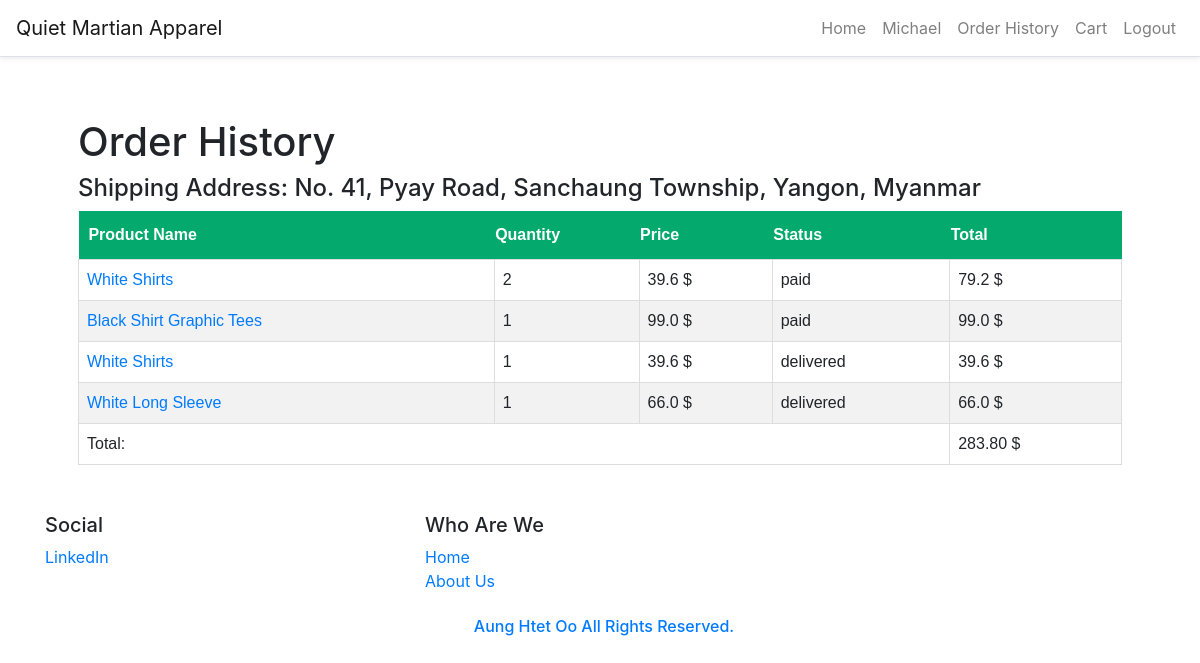
The page /order-history (signed in) on the database as committed earlier.
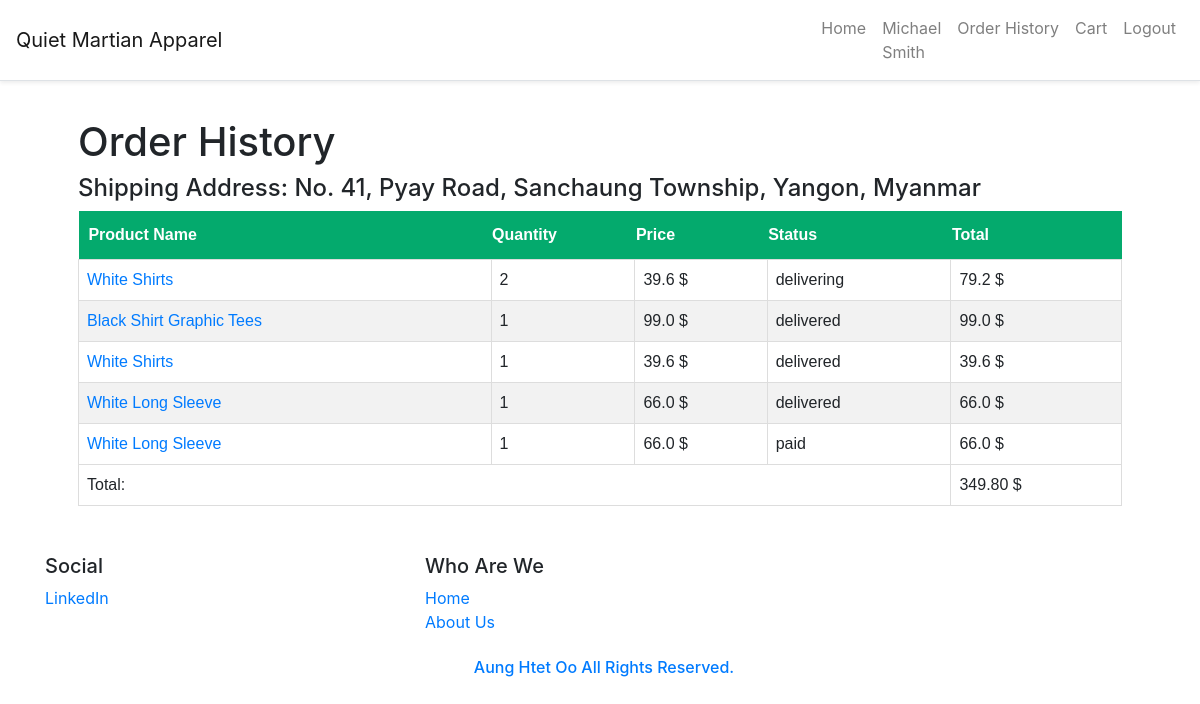
The same page on the database as committed later.
### website/models.py (models this page shows, shortened)
class Customer(db.Model, UserMixin):
    id = db.Column(db.Integer, primary_key=True)
    name = db.Column(db.String(150))
    nric = db.Column(db.String(150))
    nationality = db.Column(db.String(150))
    phone_number = db.Column(db.String(150))
    dob = db.Column(db.DateTime)
    email = db.Column(db.String(150), unique=True)
    address = db.Column(db.String(255))
    card_no = db.Column(db.String(150))
    username = db.Column(db.String(150), unique=True)
    password = db.Column(db.String(150))
    created_date = db.Column(db.DateTime, default=func.now())
    payments = db.relationship('Payment')
    orders = db.relationship('Order')

class Order(db.Model, UserMixin):
    id = db.Column(db.Integer, primary_key=True)
    customer_id = db.Column(db.Integer, db.ForeignKey('customer.id'))
    product_id = db.Column(db.Integer, db.ForeignKey('product.id'))
    order_no = db.Column(db.String(150), unique=True)
    quantity = db.Column(db.Integer)
    color = db.Column(db.String(30))
    price = db.Column(db.Float)
    order_total = db.Column(db.Float)
    order_date = db.Column(db.DateTime, default=func.now())
    order_status = db.Column(db.String(150))
    payments = db.relationship('Payment')
    product = db.relationship('Product', lazy=True)
    customer = db.relationship('Customer', lazy=True)

class Product(db.Model, UserMixin):
    id = db.Column(db.Integer, primary_key=True)
    brand_id = db.Column(db.Integer, db.ForeignKey('brand.id'))
    category_id = db.Column(db.Integer, db.ForeignKey('category.id'))
    title = db.Column(db.String(150))
    description = db.Column(db.String(255))
    stock = db.Column(db.Integer)
    discount_id = db.Column(db.Integer, db.ForeignKey('discount.id'))
    price = db.Column(db.Float)
    color_id = db.Column(db.Integer, db.ForeignKey('color.id'))
    image_1 = db.Column(db.String(150))
    image_2 = db.Column(db.String(150))
    image_3 = db.Column(db.String(150))
    created_date = db.Column(db.DateTime, default=func.now())
    created_by_id = db.Column(db.Integer)
    updated_date = db.Column(db.DateTime, default=func.now())
    updated_by_id = db.Column(db.Integer)
    brand = db.relationship('Brand')
    category = db.relationship('Category')
    color = db.relationship('Color')
    colors = db.relationship('Color', secondary='product_color')
    orders = db.relationship('Order', lazy=True)
    discount = db.relationship('Discount', lazy=True)

### website/auth.py (the view)
@auth.route('/order-history')
@login_required
def order_history():
    customer_id = current_user.id
    orders = Order.query.filter(Order.order_status != 'cart', Order.customer_id == customer_id).all()
    total = sum(order.order_total for order in orders)
    print(f"Number of orders: {len(orders)}")
    return render_template("customer/order_history.html", orders=orders, total=total, user=current_user)

### website/templates/customer/order_history.html (shortened to what this page needs)
{% extends "customer/layout.html" %}
{% block navbar %}
    {% include 'customer/base.html' %}
{% endblock %}
{% block main %}
<link rel="stylesheet" href="static/payment.css">
    <h1>Order History</h1>
    {% if orders %}
        <h4>Shipping Address: {{ orders[0].customer.address }}</h4>
        <table class="history">
            <thead>
                <tr>
                    <th>&nbsp;&nbsp;Product Name</th>
                    <th>Quantity</th>
                    <th>Price</th>
                    <th>Status</th>
                    <th>Total</th>
                </tr>
            </thead>
            <tbody>
                {% for order in orders %}
                    <tr>
                        <td><a href="{{ url_for('auth.order_details', order_id=order.id) }}">{{ order.product.title }}</a></td>
                        <td>{{ order.quantity }}</td>
                        <td>{{ order.price }} $</td>
                        <td>{{ order.order_status }}</td>
                        <td>{{ order.order_total }} $</td>
                    </tr>
                {% endfor %}
            </tbody>
            <tfoot>
                <tr>
                    <td colspan="4">Total:</td>
                    <td>{{ '%.2f' % total }} $</td>
                </tr>
            </tfoot>
        </table>
    {% else %}
        <p>Your Order History is empty.</p>
    {% endif %}
{% endblock %}
{% block footer %}
    {% include 'customer/footer.html' %}
{% endblock %}

### website/templates/customer/base.html (shortened to what this page needs)
<nav class="navbar navbar-expand-lg navbar-light bg-white border-bottom shadow-sm fixed-top">
    <a class="navbar-brand" href="/">Quiet Martian Apparel</a>
    <div class="collapse navbar-collapse" id="navbarResponsive">
        <ul class="navbar-nav ml-auto">
            <li class="nav-item"><a href="/" class="nav-link"> Home</a></li>
            {% if user.is_authenticated %}
            <li class="nav-item"><a href="/profile" class="nav-link">{{current_user.name}}</a></li>
            <li class="nav-item">
              <a href="/order-history" class="nav-link" style="white-space: nowrap;">Order History</a>
            </li>
            <li class="nav-item"><a href="/cart" class="nav-link">Cart</a></li>
            <li class="nav-item"><a href="/logout" class="nav-link">Logout</a></li>
            {% else %}
            <li class="nav-item"><a href="/signup" class="nav-link">Register</a></li>
            <li class="nav-item"><a href="/login" class="btn btn-outline-info">Login</a></li>
            {% endif %}
        </ul>
    </div>
</nav>

Rows that differ between the two databases and show on the page:
changed Customer "No. 41, Pyay Road, Sanchaung Township, Yangon, Myanmar": name "Michael" → "Michael Smith"
changed Order: order_status "paid" → "delivering"
changed Order "Black Shirt Graphic Tees": order_status "paid" → "delivered"
now on this page (row edited): Order: product "White Long Sleeve", quantity "1", price "66.0", order_status "paid", order_total "66.0"
Other text that changed with them:
{{ '%.2f' % total }}: "283.80" → "349.80"
